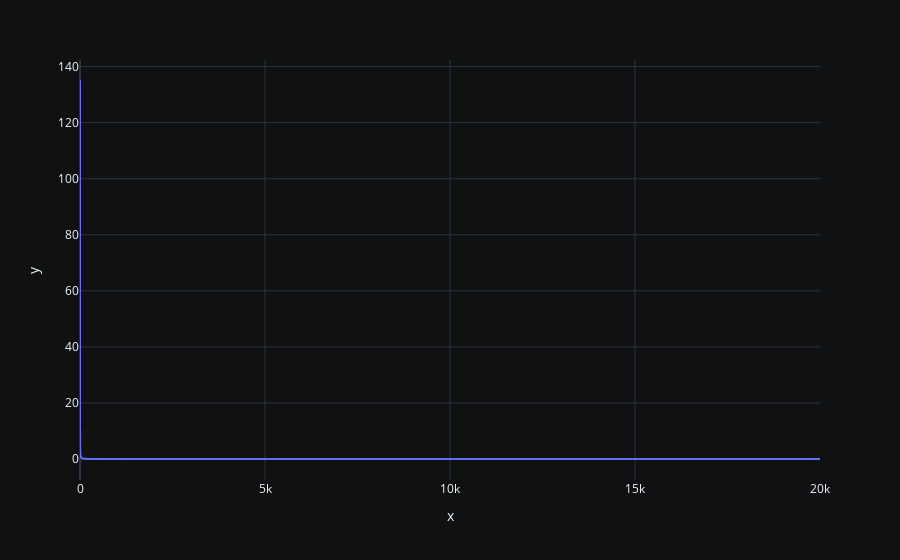

Notebook source saved alongside this figure:
### Code cell
px.line(x=range(epochs), y=losses)

### Figure 1 — Plotly figure (JSON) as saved in the notebook; plotly's stock layout.template omitted (floating-point values rounded to 4 significant figures; data arrays with more than 128 entries replaced by an {"elided": "..."} marker saying what was removed)
{"data": [{"hovertemplate": "x=%{x}<br>y=%{y}<extra></extra>", "legendgroup": "", "line": {"color": "#636efa", "dash": "solid"}, "marker": {"symbol": "circle"}, "mode": "lines", "name": "", "showlegend": false, "x": {"elided": "20001 int values"}, "xaxis": "x", "y": {"elided": "20001 float values"}, "yaxis": "y", "type": "scattergl"}], "layout": {"xaxis": {"anchor": "y", "domain": [0.0, 1.0], "title": {"text": "x"}}, "yaxis": {"anchor": "x", "domain": [0.0, 1.0], "title": {"text": "y"}}, "legend": {"tracegroupgap": 0}, "margin": {"t": 60}}}
